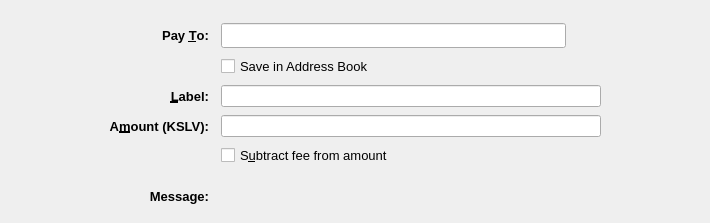
<?xml version="1.0" encoding="UTF-8"?>
<ui version="4.0">
 <class>SendCoinsEntry</class>
 <widget class="QStackedWidget" name="SendCoinsEntry">
  <property name="geometry">
   <rect>
    <x>0</x>
    <y>0</y>
    <width>710</width>
    <height>223</height>
   </rect>
  </property>
  <property name="focusPolicy">
   <enum>Qt::TabFocus</enum>
  </property>
  <property name="autoFillBackground">
   <bool>false</bool>
  </property>
  <property name="styleSheet">
   <string notr="true"/>
  </property>
  <property name="currentIndex">
   <number>0</number>
  </property>
  <widget class="QFrame" name="SendCoins">
   <property name="toolTip">
    <string>This is a normal payment.</string>
   </property>
   <property name="frameShape">
    <enum>QFrame::NoFrame</enum>
   </property>
   <layout class="QGridLayout" name="gridLayout">
    <property name="topMargin">
     <number>8</number>
    </property>
    <property name="bottomMargin">
     <number>4</number>
    </property>
    <property name="horizontalSpacing">
     <number>12</number>
    </property>
    <property name="verticalSpacing">
     <number>8</number>
    </property>
    <item row="1" column="0">
     <spacer name="horizontalSpacer">
      <property name="orientation">
       <enum>Qt::Horizontal</enum>
      </property>
      <property name="sizeType">
       <enum>QSizePolicy::Maximum</enum>
      </property>
      <property name="sizeHint" stdset="0">
       <size>
        <width>100</width>
        <height>20</height>
       </size>
      </property>
     </spacer>
    </item>
    <item row="3" column="2">
     <widget class="QLineEdit" name="addAsLabel">
      <property name="sizePolicy">
       <sizepolicy hsizetype="Expanding" vsizetype="Expanding">
        <horstretch>0</horstretch>
        <verstretch>0</verstretch>
       </sizepolicy>
      </property>
      <property name="toolTip">
       <string>Enter a label for this address to add it to the list of used addresses</string>
      </property>
      <property name="styleSheet">
       <string notr="true"/>
      </property>
     </widget>
    </item>
    <item row="0" column="2">
     <spacer name="verticalSpacer">
      <property name="orientation">
       <enum>Qt::Vertical</enum>
      </property>
      <property name="sizeHint" stdset="0">
       <size>
        <width>20</width>
        <height>40</height>
       </size>
      </property>
     </spacer>
    </item>
    <item row="1" column="3">
     <spacer name="horizontalSpacer_2">
      <property name="orientation">
       <enum>Qt::Horizontal</enum>
      </property>
      <property name="sizeType">
       <enum>QSizePolicy::Maximum</enum>
      </property>
      <property name="sizeHint" stdset="0">
       <size>
        <width>100</width>
        <height>20</height>
       </size>
      </property>
     </spacer>
    </item>
    <item row="12" column="2">
     <widget class="QLabel" name="messageTextLabel">
      <property name="toolTip">
       <string>A message that was attached to the kazusilver: URI which will be stored with the transaction for your reference. Note: This message will not be sent over the KazuSilver network.</string>
      </property>
      <property name="styleSheet">
       <string notr="true"/>
      </property>
      <property name="textFormat">
       <enum>Qt::PlainText</enum>
      </property>
     </widget>
    </item>
    <item row="1" column="1">
     <widget class="QLabel" name="payToLabel">
      <property name="font">
       <font>
        <pointsize>10</pointsize>
        <weight>75</weight>
        <bold>true</bold>
       </font>
      </property>
      <property name="text">
       <string>Pay &amp;To:</string>
      </property>
      <property name="alignment">
       <set>Qt::AlignRight|Qt::AlignTrailing|Qt::AlignVCenter</set>
      </property>
      <property name="buddy">
       <cstring>payTo</cstring>
      </property>
     </widget>
    </item>
    <item row="12" column="1">
     <widget class="QLabel" name="messageLabel">
      <property name="font">
       <font>
        <pointsize>10</pointsize>
        <weight>75</weight>
        <bold>true</bold>
       </font>
      </property>
      <property name="text">
       <string>Message:</string>
      </property>
      <property name="alignment">
       <set>Qt::AlignRight|Qt::AlignTrailing|Qt::AlignVCenter</set>
      </property>
     </widget>
    </item>
    <item row="6" column="2">
     <layout class="QHBoxLayout" name="horizontalLayoutAmount" stretch="0">
      <item>
       <widget class="KazuSilverAmountField" name="payAmount">
        <property name="sizePolicy">
         <sizepolicy hsizetype="Expanding" vsizetype="Expanding">
          <horstretch>0</horstretch>
          <verstretch>0</verstretch>
         </sizepolicy>
        </property>
        <property name="styleSheet">
         <string notr="true"/>
        </property>
       </widget>
      </item>
     </layout>
    </item>
    <item row="3" column="1">
     <widget class="QLabel" name="labellLabel">
      <property name="font">
       <font>
        <pointsize>10</pointsize>
        <weight>75</weight>
        <bold>true</bold>
       </font>
      </property>
      <property name="text">
       <string>&amp;Label:</string>
      </property>
      <property name="alignment">
       <set>Qt::AlignRight|Qt::AlignTrailing|Qt::AlignVCenter</set>
      </property>
      <property name="buddy">
       <cstring>addAsLabel</cstring>
      </property>
     </widget>
    </item>
    <item row="1" column="2">
     <layout class="QHBoxLayout" name="payToLayout">
      <property name="spacing">
       <number>0</number>
      </property>
      <item>
       <widget class="QValidatedLineEdit" name="payTo">
        <property name="sizePolicy">
         <sizepolicy hsizetype="Expanding" vsizetype="Expanding">
          <horstretch>0</horstretch>
          <verstretch>0</verstretch>
         </sizepolicy>
        </property>
        <property name="toolTip">
         <string>The KazuSilver address to send the payment to</string>
        </property>
        <property name="styleSheet">
         <string notr="true"/>
        </property>
       </widget>
      </item>
      <item>
       <widget class="QToolButton" name="addressBookButton">
        <property name="toolTip">
         <string notr="true"/>
        </property>
        <property name="styleSheet">
         <string notr="true">border:0;background:transparent</string>
        </property>
        <property name="text">
         <string/>
        </property>
        <property name="icon">
         <iconset resource="../kazusilver.qrc">
          <normaloff>:/icons/address-book</normaloff>:/icons/address-book</iconset>
        </property>
        <property name="iconSize">
         <size>
          <width>22</width>
          <height>22</height>
         </size>
        </property>
        <property name="shortcut">
         <string>Alt+A</string>
        </property>
       </widget>
      </item>
      <item>
       <spacer name="horizontalSpacer_3">
        <property name="orientation">
         <enum>Qt::Horizontal</enum>
        </property>
        <property name="sizeType">
         <enum>QSizePolicy::Maximum</enum>
        </property>
        <property name="sizeHint" stdset="0">
         <size>
          <width>10</width>
          <height>20</height>
         </size>
        </property>
       </spacer>
      </item>
     </layout>
    </item>
    <item row="10" column="2">
     <spacer name="verticalSpacer_3">
      <property name="orientation">
       <enum>Qt::Vertical</enum>
      </property>
      <property name="sizeHint" stdset="0">
       <size>
        <width>20</width>
        <height>40</height>
       </size>
      </property>
     </spacer>
    </item>
    <item row="2" column="2">
     <widget class="QCheckBox" name="addressBookCheckBox">
      <property name="font">
       <font>
        <pointsize>10</pointsize>
       </font>
      </property>
      <property name="text">
       <string>Save in Address Book</string>
      </property>
     </widget>
    </item>
    <item row="6" column="1">
     <widget class="QLabel" name="amountLabel">
      <property name="font">
       <font>
        <pointsize>10</pointsize>
        <weight>75</weight>
        <bold>true</bold>
       </font>
      </property>
      <property name="text">
       <string>A&amp;mount (KSLV):</string>
      </property>
      <property name="alignment">
       <set>Qt::AlignRight|Qt::AlignTrailing|Qt::AlignVCenter</set>
      </property>
      <property name="buddy">
       <cstring>payAmount</cstring>
      </property>
     </widget>
    </item>
    <item row="13" column="2">
     <spacer name="verticalSpacer_2">
      <property name="orientation">
       <enum>Qt::Vertical</enum>
      </property>
      <property name="sizeHint" stdset="0">
       <size>
        <width>20</width>
        <height>40</height>
       </size>
      </property>
     </spacer>
    </item>
    <item row="7" column="2">
     <widget class="QCheckBox" name="checkboxSubtractFeeFromAmount">
      <property name="font">
       <font>
        <pointsize>10</pointsize>
       </font>
      </property>
      <property name="toolTip">
       <string>The fee will be deducted from the amount being sent. The recipient will receive less kazusilvers than you enter in the amount field. If multiple recipients are selected, the fee is split equally.</string>
      </property>
      <property name="text">
       <string>S&amp;ubtract fee from amount</string>
      </property>
     </widget>
    </item>
   </layout>
  </widget>
  <widget class="QFrame" name="SendCoins_UnauthenticatedPaymentRequest">
   <property name="palette">
    <palette>
     <active>
      <colorrole role="WindowText">
       <brush brushstyle="SolidPattern">
        <color alpha="255">
         <red>0</red>
         <green>0</green>
         <blue>0</blue>
        </color>
       </brush>
      </colorrole>
      <colorrole role="Button">
       <brush brushstyle="SolidPattern">
        <color alpha="255">
         <red>239</red>
         <green>241</green>
         <blue>244</blue>
        </color>
       </brush>
      </colorrole>
      <colorrole role="Light">
       <brush brushstyle="SolidPattern">
        <color alpha="255">
         <red>255</red>
         <green>255</green>
         <blue>255</blue>
        </color>
       </brush>
      </colorrole>
      <colorrole role="Midlight">
       <brush brushstyle="SolidPattern">
        <color alpha="255">
         <red>255</red>
         <green>255</green>
         <blue>191</blue>
        </color>
       </brush>
      </colorrole>
      <colorrole role="Dark">
       <brush brushstyle="SolidPattern">
        <color alpha="255">
         <red>127</red>
         <green>127</green>
         <blue>63</blue>
        </color>
       </brush>
      </colorrole>
      <colorrole role="Mid">
       <brush brushstyle="SolidPattern">
        <color alpha="255">
         <red>170</red>
         <green>170</green>
         <blue>84</blue>
        </color>
       </brush>
      </colorrole>
      <colorrole role="Text">
       <brush brushstyle="SolidPattern">
        <color alpha="255">
         <red>0</red>
         <green>0</green>
         <blue>0</blue>
        </color>
       </brush>
      </colorrole>
      <colorrole role="BrightText">
       <brush brushstyle="SolidPattern">
        <color alpha="255">
         <red>255</red>
         <green>255</green>
         <blue>255</blue>
        </color>
       </brush>
      </colorrole>
      <colorrole role="ButtonText">
       <brush brushstyle="SolidPattern">
        <color alpha="255">
         <red>0</red>
         <green>0</green>
         <blue>0</blue>
        </color>
       </brush>
      </colorrole>
      <colorrole role="Base">
       <brush brushstyle="SolidPattern">
        <color alpha="255">
         <red>239</red>
         <green>241</green>
         <blue>244</blue>
        </color>
       </brush>
      </colorrole>
      <colorrole role="Window">
       <brush brushstyle="SolidPattern">
        <color alpha="255">
         <red>239</red>
         <green>241</green>
         <blue>244</blue>
        </color>
       </brush>
      </colorrole>
      <colorrole role="Shadow">
       <brush brushstyle="SolidPattern">
        <color alpha="255">
         <red>0</red>
         <green>0</green>
         <blue>0</blue>
        </color>
       </brush>
      </colorrole>
      <colorrole role="AlternateBase">
       <brush brushstyle="SolidPattern">
        <color alpha="255">
         <red>255</red>
         <green>255</green>
         <blue>191</blue>
        </color>
       </brush>
      </colorrole>
      <colorrole role="ToolTipBase">
       <brush brushstyle="SolidPattern">
        <color alpha="255">
         <red>255</red>
         <green>255</green>
         <blue>220</blue>
        </color>
       </brush>
      </colorrole>
      <colorrole role="ToolTipText">
       <brush brushstyle="SolidPattern">
        <color alpha="255">
         <red>0</red>
         <green>0</green>
         <blue>0</blue>
        </color>
       </brush>
      </colorrole>
     </active>
     <inactive>
      <colorrole role="WindowText">
       <brush brushstyle="SolidPattern">
        <color alpha="255">
         <red>0</red>
         <green>0</green>
         <blue>0</blue>
        </color>
       </brush>
      </colorrole>
      <colorrole role="Button">
       <brush brushstyle="SolidPattern">
        <color alpha="255">
         <red>239</red>
         <green>241</green>
         <blue>244</blue>
        </color>
       </brush>
      </colorrole>
      <colorrole role="Light">
       <brush brushstyle="SolidPattern">
        <color alpha="255">
         <red>255</red>
         <green>255</green>
         <blue>255</blue>
        </color>
       </brush>
      </colorrole>
      <colorrole role="Midlight">
       <brush brushstyle="SolidPattern">
        <color alpha="255">
         <red>255</red>
         <green>255</green>
         <blue>191</blue>
        </color>
       </brush>
      </colorrole>
      <colorrole role="Dark">
       <brush brushstyle="SolidPattern">
        <color alpha="255">
         <red>127</red>
         <green>127</green>
         <blue>63</blue>
        </color>
       </brush>
      </colorrole>
      <colorrole role="Mid">
       <brush brushstyle="SolidPattern">
        <color alpha="255">
         <red>170</red>
         <green>170</green>
         <blue>84</blue>
        </color>
       </brush>
      </colorrole>
      <colorrole role="Text">
       <brush brushstyle="SolidPattern">
        <color alpha="255">
         <red>0</red>
         <green>0</green>
         <blue>0</blue>
        </color>
       </brush>
      </colorrole>
      <colorrole role="BrightText">
       <brush brushstyle="SolidPattern">
        <color alpha="255">
         <red>255</red>
         <green>255</green>
         <blue>255</blue>
        </color>
       </brush>
      </colorrole>
      <colorrole role="ButtonText">
       <brush brushstyle="SolidPattern">
        <color alpha="255">
         <red>0</red>
         <green>0</green>
         <blue>0</blue>
        </color>
       </brush>
      </colorrole>
      <colorrole role="Base">
       <brush brushstyle="SolidPattern">
        <color alpha="255">
         <red>239</red>
         <green>241</green>
         <blue>244</blue>
        </color>
       </brush>
      </colorrole>
      <colorrole role="Window">
       <brush brushstyle="SolidPattern">
        <color alpha="255">
         <red>239</red>
         <green>241</green>
         <blue>244</blue>
        </color>
       </brush>
      </colorrole>
      <colorrole role="Shadow">
       <brush brushstyle="SolidPattern">
        <color alpha="255">
         <red>0</red>
         <green>0</green>
         <blue>0</blue>
        </color>
       </brush>
      </colorrole>
      <colorrole role="AlternateBase">
       <brush brushstyle="SolidPattern">
        <color alpha="255">
         <red>255</red>
         <green>255</green>
         <blue>191</blue>
        </color>
       </brush>
      </colorrole>
      <colorrole role="ToolTipBase">
       <brush brushstyle="SolidPattern">
        <color alpha="255">
         <red>255</red>
         <green>255</green>
         <blue>220</blue>
        </color>
       </brush>
      </colorrole>
      <colorrole role="ToolTipText">
       <brush brushstyle="SolidPattern">
        <color alpha="255">
         <red>0</red>
         <green>0</green>
         <blue>0</blue>
        </color>
       </brush>
      </colorrole>
     </inactive>
     <disabled>
      <colorrole role="WindowText">
       <brush brushstyle="SolidPattern">
        <color alpha="255">
         <red>127</red>
         <green>127</green>
         <blue>63</blue>
        </color>
       </brush>
      </colorrole>
      <colorrole role="Button">
       <brush brushstyle="SolidPattern">
        <color alpha="255">
         <red>239</red>
         <green>241</green>
         <blue>244</blue>
        </color>
       </brush>
      </colorrole>
      <colorrole role="Light">
       <brush brushstyle="SolidPattern">
        <color alpha="255">
         <red>255</red>
         <green>255</green>
         <blue>255</blue>
        </color>
       </brush>
      </colorrole>
      <colorrole role="Midlight">
       <brush brushstyle="SolidPattern">
        <color alpha="255">
         <red>255</red>
         <green>255</green>
         <blue>191</blue>
        </color>
       </brush>
      </colorrole>
      <colorrole role="Dark">
       <brush brushstyle="SolidPattern">
        <color alpha="255">
         <red>127</red>
         <green>127</green>
         <blue>63</blue>
        </color>
       </brush>
      </colorrole>
      <colorrole role="Mid">
       <brush brushstyle="SolidPattern">
        <color alpha="255">
         <red>170</red>
         <green>170</green>
         <blue>84</blue>
        </color>
       </brush>
      </colorrole>
      <colorrole role="Text">
       <brush brushstyle="SolidPattern">
        <color alpha="255">
         <red>127</red>
         <green>127</green>
         <blue>63</blue>
        </color>
       </brush>
      </colorrole>
      <colorrole role="BrightText">
       <brush brushstyle="SolidPattern">
        <color alpha="255">
         <red>255</red>
         <green>255</green>
         <blue>255</blue>
        </color>
       </brush>
      </colorrole>
      <colorrole role="ButtonText">
       <brush brushstyle="SolidPattern">
        <color alpha="255">
         <red>127</red>
         <green>127</green>
         <blue>63</blue>
        </color>
       </brush>
      </colorrole>
      <colorrole role="Base">
       <brush brushstyle="SolidPattern">
        <color alpha="255">
         <red>239</red>
         <green>241</green>
         <blue>244</blue>
        </color>
       </brush>
      </colorrole>
      <colorrole role="Window">
       <brush brushstyle="SolidPattern">
        <color alpha="255">
         <red>239</red>
         <green>241</green>
         <blue>244</blue>
        </color>
       </brush>
      </colorrole>
      <colorrole role="Shadow">
       <brush brushstyle="SolidPattern">
        <color alpha="255">
         <red>0</red>
         <green>0</green>
         <blue>0</blue>
        </color>
       </brush>
      </colorrole>
      <colorrole role="AlternateBase">
       <brush brushstyle="SolidPattern">
        <color alpha="255">
         <red>255</red>
         <green>255</green>
         <blue>127</blue>
        </color>
       </brush>
      </colorrole>
      <colorrole role="ToolTipBase">
       <brush brushstyle="SolidPattern">
        <color alpha="255">
         <red>255</red>
         <green>255</green>
         <blue>220</blue>
        </color>
       </brush>
      </colorrole>
      <colorrole role="ToolTipText">
       <brush brushstyle="SolidPattern">
        <color alpha="255">
         <red>0</red>
         <green>0</green>
         <blue>0</blue>
        </color>
       </brush>
      </colorrole>
     </disabled>
    </palette>
   </property>
   <property name="toolTip">
    <string>This is an unauthenticated payment request.</string>
   </property>
   <property name="autoFillBackground">
    <bool>false</bool>
   </property>
   <property name="frameShape">
    <enum>QFrame::NoFrame</enum>
   </property>
   <layout class="QGridLayout" name="gridLayout_is">
    <property name="spacing">
     <number>12</number>
    </property>
    <item row="0" column="0">
     <widget class="QLabel" name="payToLabel_is">
      <property name="text">
       <string>Pay To:</string>
      </property>
      <property name="alignment">
       <set>Qt::AlignRight|Qt::AlignTrailing|Qt::AlignVCenter</set>
      </property>
     </widget>
    </item>
    <item row="0" column="1">
     <layout class="QHBoxLayout" name="payToLayout_is">
      <property name="spacing">
       <number>0</number>
      </property>
      <item>
       <widget class="QLabel" name="payTo_is">
        <property name="styleSheet">
         <string notr="true">background: #fff; border-radius: 4px; border: 1px solid #000; padding:2px</string>
        </property>
       </widget>
      </item>
      <item>
       <widget class="QToolButton" name="deleteButton_is">
        <property name="toolTip">
         <string>Remove this entry</string>
        </property>
        <property name="text">
         <string/>
        </property>
        <property name="icon">
         <iconset resource="../kazusilver.qrc">
          <normaloff>:/icons/remove</normaloff>:/icons/remove</iconset>
        </property>
       </widget>
      </item>
     </layout>
    </item>
    <item row="1" column="0">
     <widget class="QLabel" name="memoLabel_is">
      <property name="text">
       <string>Memo:</string>
      </property>
      <property name="alignment">
       <set>Qt::AlignRight|Qt::AlignTrailing|Qt::AlignVCenter</set>
      </property>
     </widget>
    </item>
    <item row="1" column="1">
     <widget class="QLabel" name="memoTextLabel_is">
      <property name="styleSheet">
       <string notr="true">background: #fff; border-radius: 4px; border: 1px solid #000; padding:2px</string>
      </property>
      <property name="textFormat">
       <enum>Qt::PlainText</enum>
      </property>
     </widget>
    </item>
    <item row="2" column="0">
     <widget class="QLabel" name="amountLabel_is">
      <property name="text">
       <string>A&amp;mount:</string>
      </property>
      <property name="alignment">
       <set>Qt::AlignRight|Qt::AlignTrailing|Qt::AlignVCenter</set>
      </property>
      <property name="buddy">
       <cstring>payAmount_is</cstring>
      </property>
     </widget>
    </item>
    <item row="2" column="1">
     <widget class="KazuSilverAmountField" name="payAmount_is">
      <property name="acceptDrops">
       <bool>false</bool>
      </property>
      <property name="styleSheet">
       <string notr="true">background: #fff; border-radius: 4px; border: 1px solid #000; padding:2px</string>
      </property>
     </widget>
    </item>
   </layout>
  </widget>
  <widget class="QFrame" name="SendCoins_AuthenticatedPaymentRequest">
   <property name="palette">
    <palette>
     <active>
      <colorrole role="WindowText">
       <brush brushstyle="SolidPattern">
        <color alpha="255">
         <red>0</red>
         <green>0</green>
         <blue>0</blue>
        </color>
       </brush>
      </colorrole>
      <colorrole role="Button">
       <brush brushstyle="SolidPattern">
        <color alpha="255">
         <red>239</red>
         <green>241</green>
         <blue>244</blue>
        </color>
       </brush>
      </colorrole>
      <colorrole role="Light">
       <brush brushstyle="SolidPattern">
        <color alpha="255">
         <red>230</red>
         <green>255</green>
         <blue>224</blue>
        </color>
       </brush>
      </colorrole>
      <colorrole role="Midlight">
       <brush brushstyle="SolidPattern">
        <color alpha="255">
         <red>185</red>
         <green>243</green>
         <blue>171</blue>
        </color>
       </brush>
      </colorrole>
      <colorrole role="Dark">
       <brush brushstyle="SolidPattern">
        <color alpha="255">
         <red>70</red>
         <green>116</green>
         <blue>59</blue>
        </color>
       </brush>
      </colorrole>
      <colorrole role="Mid">
       <brush brushstyle="SolidPattern">
        <color alpha="255">
         <red>93</red>
         <green>155</green>
         <blue>79</blue>
        </color>
       </brush>
      </colorrole>
      <colorrole role="Text">
       <brush brushstyle="SolidPattern">
        <color alpha="255">
         <red>0</red>
         <green>0</green>
         <blue>0</blue>
        </color>
       </brush>
      </colorrole>
      <colorrole role="BrightText">
       <brush brushstyle="SolidPattern">
        <color alpha="255">
         <red>155</red>
         <green>255</green>
         <blue>147</blue>
        </color>
       </brush>
      </colorrole>
      <colorrole role="ButtonText">
       <brush brushstyle="SolidPattern">
        <color alpha="255">
         <red>0</red>
         <green>0</green>
         <blue>0</blue>
        </color>
       </brush>
      </colorrole>
      <colorrole role="Base">
       <brush brushstyle="SolidPattern">
        <color alpha="255">
         <red>239</red>
         <green>241</green>
         <blue>244</blue>
        </color>
       </brush>
      </colorrole>
      <colorrole role="Window">
       <brush brushstyle="SolidPattern">
        <color alpha="255">
         <red>239</red>
         <green>241</green>
         <blue>244</blue>
        </color>
       </brush>
      </colorrole>
      <colorrole role="Shadow">
       <brush brushstyle="SolidPattern">
        <color alpha="255">
         <red>0</red>
         <green>0</green>
         <blue>0</blue>
        </color>
       </brush>
      </colorrole>
      <colorrole role="AlternateBase">
       <brush brushstyle="SolidPattern">
        <color alpha="255">
         <red>197</red>
         <green>243</green>
         <blue>187</blue>
        </color>
       </brush>
      </colorrole>
      <colorrole role="NoRole">
       <brush brushstyle="SolidPattern">
        <color alpha="255">
         <red>125</red>
         <green>194</green>
         <blue>122</blue>
        </color>
       </brush>
      </colorrole>
      <colorrole role="ToolTipBase">
       <brush brushstyle="SolidPattern">
        <color alpha="255">
         <red>255</red>
         <green>255</green>
         <blue>220</blue>
        </color>
       </brush>
      </colorrole>
      <colorrole role="ToolTipText">
       <brush brushstyle="SolidPattern">
        <color alpha="255">
         <red>0</red>
         <green>0</green>
         <blue>0</blue>
        </color>
       </brush>
      </colorrole>
     </active>
     <inactive>
      <colorrole role="WindowText">
       <brush brushstyle="SolidPattern">
        <color alpha="255">
         <red>0</red>
         <green>0</green>
         <blue>0</blue>
        </color>
       </brush>
      </colorrole>
      <colorrole role="Button">
       <brush brushstyle="SolidPattern">
        <color alpha="255">
         <red>239</red>
         <green>241</green>
         <blue>244</blue>
        </color>
       </brush>
      </colorrole>
      <colorrole role="Light">
       <brush brushstyle="SolidPattern">
        <color alpha="255">
         <red>230</red>
         <green>255</green>
         <blue>224</blue>
        </color>
       </brush>
      </colorrole>
      <colorrole role="Midlight">
       <brush brushstyle="SolidPattern">
        <color alpha="255">
         <red>185</red>
         <green>243</green>
         <blue>171</blue>
        </color>
       </brush>
      </colorrole>
      <colorrole role="Dark">
       <brush brushstyle="SolidPattern">
        <color alpha="255">
         <red>70</red>
         <green>116</green>
         <blue>59</blue>
        </color>
       </brush>
      </colorrole>
      <colorrole role="Mid">
       <brush brushstyle="SolidPattern">
        <color alpha="255">
         <red>93</red>
         <green>155</green>
         <blue>79</blue>
        </color>
       </brush>
      </colorrole>
      <colorrole role="Text">
       <brush brushstyle="SolidPattern">
        <color alpha="255">
         <red>0</red>
         <green>0</green>
         <blue>0</blue>
        </color>
       </brush>
      </colorrole>
      <colorrole role="BrightText">
       <brush brushstyle="SolidPattern">
        <color alpha="255">
         <red>155</red>
         <green>255</green>
         <blue>147</blue>
        </color>
       </brush>
      </colorrole>
      <colorrole role="ButtonText">
       <brush brushstyle="SolidPattern">
        <color alpha="255">
         <red>0</red>
         <green>0</green>
         <blue>0</blue>
        </color>
       </brush>
      </colorrole>
      <colorrole role="Base">
       <brush brushstyle="SolidPattern">
        <color alpha="255">
         <red>239</red>
         <green>241</green>
         <blue>244</blue>
        </color>
       </brush>
      </colorrole>
      <colorrole role="Window">
       <brush brushstyle="SolidPattern">
        <color alpha="255">
         <red>239</red>
         <green>241</green>
         <blue>244</blue>
        </color>
       </brush>
      </colorrole>
      <colorrole role="Shadow">
       <brush brushstyle="SolidPattern">
        <color alpha="255">
         <red>0</red>
         <green>0</green>
         <blue>0</blue>
        </color>
       </brush>
      </colorrole>
      <colorrole role="AlternateBase">
       <brush brushstyle="SolidPattern">
        <color alpha="255">
         <red>197</red>
         <green>243</green>
         <blue>187</blue>
        </color>
       </brush>
      </colorrole>
      <colorrole role="NoRole">
       <brush brushstyle="SolidPattern">
        <color alpha="255">
         <red>125</red>
         <green>194</green>
         <blue>122</blue>
        </color>
       </brush>
      </colorrole>
      <colorrole role="ToolTipBase">
       <brush brushstyle="SolidPattern">
        <color alpha="255">
         <red>255</red>
         <green>255</green>
         <blue>220</blue>
        </color>
       </brush>
      </colorrole>
      <colorrole role="ToolTipText">
       <brush brushstyle="SolidPattern">
        <color alpha="255">
         <red>0</red>
         <green>0</green>
         <blue>0</blue>
        </color>
       </brush>
      </colorrole>
     </inactive>
     <disabled>
      <colorrole role="WindowText">
       <brush brushstyle="SolidPattern">
        <color alpha="255">
         <red>70</red>
         <green>116</green>
         <blue>59</blue>
        </color>
       </brush>
      </colorrole>
      <colorrole role="Button">
       <brush brushstyle="SolidPattern">
        <color alpha="255">
         <red>239</red>
         <green>241</green>
         <blue>244</blue>
        </color>
       </brush>
      </colorrole>
      <colorrole role="Light">
       <brush brushstyle="SolidPattern">
        <color alpha="255">
         <red>230</red>
         <green>255</green>
         <blue>224</blue>
        </color>
       </brush>
      </colorrole>
      <colorrole role="Midlight">
       <brush brushstyle="SolidPattern">
        <color alpha="255">
         <red>185</red>
         <green>243</green>
         <blue>171</blue>
        </color>
       </brush>
      </colorrole>
      <colorrole role="Dark">
       <brush brushstyle="SolidPattern">
        <color alpha="255">
         <red>70</red>
         <green>116</green>
         <blue>59</blue>
        </color>
       </brush>
      </colorrole>
      <colorrole role="Mid">
       <brush brushstyle="SolidPattern">
        <color alpha="255">
         <red>93</red>
         <green>155</green>
         <blue>79</blue>
        </color>
       </brush>
      </colorrole>
      <colorrole role="Text">
       <brush brushstyle="SolidPattern">
        <color alpha="255">
         <red>70</red>
         <green>116</green>
         <blue>59</blue>
        </color>
       </brush>
      </colorrole>
      <colorrole role="BrightText">
       <brush brushstyle="SolidPattern">
        <color alpha="255">
         <red>155</red>
         <green>255</green>
         <blue>147</blue>
        </color>
       </brush>
      </colorrole>
      <colorrole role="ButtonText">
       <brush brushstyle="SolidPattern">
        <color alpha="255">
         <red>70</red>
         <green>116</green>
         <blue>59</blue>
        </color>
       </brush>
      </colorrole>
      <colorrole role="Base">
       <brush brushstyle="SolidPattern">
        <color alpha="255">
         <red>239</red>
         <green>241</green>
         <blue>244</blue>
        </color>
       </brush>
      </colorrole>
      <colorrole role="Window">
       <brush brushstyle="SolidPattern">
        <color alpha="255">
         <red>239</red>
         <green>241</green>
         <blue>244</blue>
        </color>
       </brush>
      </colorrole>
      <colorrole role="Shadow">
       <brush brushstyle="SolidPattern">
        <color alpha="255">
         <red>0</red>
         <green>0</green>
         <blue>0</blue>
        </color>
       </brush>
      </colorrole>
      <colorrole role="AlternateBase">
       <brush brushstyle="SolidPattern">
        <color alpha="255">
         <red>140</red>
         <green>232</green>
         <blue>119</blue>
        </color>
       </brush>
      </colorrole>
      <colorrole role="NoRole">
       <brush brushstyle="SolidPattern">
        <color alpha="255">
         <red>125</red>
         <green>194</green>
         <blue>122</blue>
        </color>
       </brush>
      </colorrole>
      <colorrole role="ToolTipBase">
       <brush brushstyle="SolidPattern">
        <color alpha="255">
         <red>255</red>
         <green>255</green>
         <blue>220</blue>
        </color>
       </brush>
      </colorrole>
      <colorrole role="ToolTipText">
       <brush brushstyle="SolidPattern">
        <color alpha="255">
         <red>0</red>
         <green>0</green>
         <blue>0</blue>
        </color>
       </brush>
      </colorrole>
     </disabled>
    </palette>
   </property>
   <property name="toolTip">
    <string>This is an authenticated payment request.</string>
   </property>
   <property name="autoFillBackground">
    <bool>false</bool>
   </property>
   <property name="styleSheet">
    <string notr="true">background: #eff1f4; border: 0</string>
   </property>
   <property name="frameShape">
    <enum>QFrame::NoFrame</enum>
   </property>
   <layout class="QGridLayout" name="gridLayout_s">
    <property name="spacing">
     <number>12</number>
    </property>
    <item row="0" column="0">
     <widget class="QLabel" name="payToLabel_s">
      <property name="text">
       <string>Pay To:</string>
      </property>
      <property name="alignment">
       <set>Qt::AlignRight|Qt::AlignTrailing|Qt::AlignVCenter</set>
      </property>
     </widget>
    </item>
    <item row="0" column="1">
     <layout class="QHBoxLayout" name="payToLayout_s">
      <property name="spacing">
       <number>0</number>
      </property>
      <item>
       <widget class="QLabel" name="payTo_s">
        <property name="styleSheet">
         <string notr="true">background: #fff; border-radius: 4px; border: 1px solid #000; padding:2px</string>
        </property>
        <property name="textFormat">
         <enum>Qt::PlainText</enum>
        </property>
       </widget>
      </item>
      <item>
       <widget class="QToolButton" name="deleteButton_s">
        <property name="toolTip">
         <string>Remove this entry</string>
        </property>
        <property name="text">
         <string/>
        </property>
        <property name="icon">
         <iconset resource="../kazusilver.qrc">
          <normaloff>:/icons/remove</normaloff>:/icons/remove</iconset>
        </property>
       </widget>
      </item>
     </layout>
    </item>
    <item row="1" column="0">
     <widget class="QLabel" name="memoLabel_s">
      <property name="text">
       <string>Memo:</string>
      </property>
      <property name="alignment">
       <set>Qt::AlignRight|Qt::AlignTrailing|Qt::AlignVCenter</set>
      </property>
     </widget>
    </item>
    <item row="1" column="1">
     <widget class="QLabel" name="memoTextLabel_s">
      <property name="styleSheet">
       <string notr="true">background: #fff; border-radius: 4px; border: 1px solid #000; padding:2px</string>
      </property>
      <property name="textFormat">
       <enum>Qt::PlainText</enum>
      </property>
     </widget>
    </item>
    <item row="2" column="0">
     <widget class="QLabel" name="amountLabel_s">
      <property name="text">
       <string>A&amp;mount:</string>
      </property>
      <property name="alignment">
       <set>Qt::AlignRight|Qt::AlignTrailing|Qt::AlignVCenter</set>
      </property>
      <property name="buddy">
       <cstring>payAmount_s</cstring>
      </property>
     </widget>
    </item>
    <item row="2" column="1">
     <widget class="KazuSilverAmountField" name="payAmount_s">
      <property name="acceptDrops">
       <bool>false</bool>
      </property>
      <property name="styleSheet">
       <string notr="true">background: #fff; border-radius: 4px; border: 1px solid #000; padding:2px</string>
      </property>
     </widget>
    </item>
   </layout>
  </widget>
 </widget>
 <customwidgets>
  <customwidget>
   <class>QValidatedLineEdit</class>
   <extends>QLineEdit</extends>
   <header>qvalidatedlineedit.h</header>
  </customwidget>
  <customwidget>
   <class>KazuSilverAmountField</class>
   <extends>QLineEdit</extends>
   <header>kazusilveramountfield.h</header>
   <container>1</container>
  </customwidget>
 </customwidgets>
 <tabstops>
  <tabstop>payTo</tabstop>
  <tabstop>addressBookButton</tabstop>
  <tabstop>payAmount</tabstop>
  <tabstop>payAmount_is</tabstop>
  <tabstop>deleteButton_is</tabstop>
  <tabstop>payAmount_s</tabstop>
  <tabstop>deleteButton_s</tabstop>
 </tabstops>
 <resources>
  <include location="../kazusilver.qrc"/>
 </resources>
 <connections/>
</ui>
